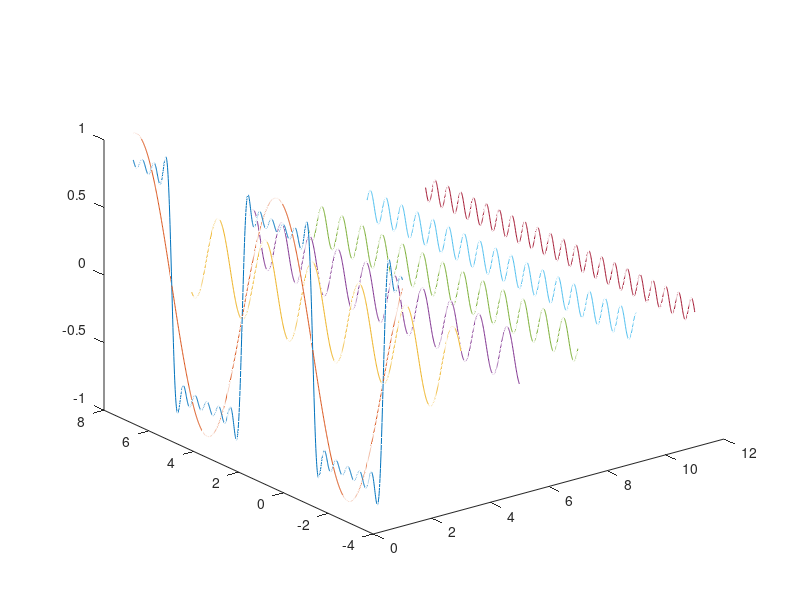

The MATLAB script that drew this image:
%fs=10000;
%N=20000;
%n=0:N-1;
%t=n/fs;
%f=n*fs/N;
%x=sin(10*pi*t);
%y=abs(fft(x));
%plot(y);

% a=(-10:0.01:10);
% x=zeros(1,length(a));
% for k=1:10
%        a_k=(2*k-1)*a*pi;
%        x=x+sin(a_k)/(2*k-1);
% end
% 
% z=fft(x);
% y=abs(z);
% plot(y);
% figure();
% plot(x);

% a=(1:0.2:100);
% x=sin(a).*exp(-a*0.05);
% y=cos(a+pi/4).*exp(-a*0.05);
% z=a*exp(-4);
% plot3(x,y,z);
% hold on;
% x_z=zeros(1,length(x))-1;
% plot3(x_z,y,z);
% hold on;
% y_z=zeros(1,length(x))-1;
% plot3(x,y_z,z);
% hold on;
% z_z=zeros(1,length(x));
% plot3(x,y,z_z);

t=-4:0.01:8;
len=length(t);

z1=sin(t);
z2=sin(3*t)/3;
z3=sin(5*t)/5;
z4=sin(7*t)/7;
z5=sin(9*t)/9;
z6=sin(11*t)/11;
Z=z1+z2+z3+z4+z5+z6;

w=ones(1,len);
plot3(w,t,Z);
hold on;

plot3(w,t,z1);
hold on;

for i=1:len
    w(i)=3;
end
plot3(w,t,z2);
hold on;

for i=1:len
    w(i)=5;
end
plot3(w,t,z3);
hold on;

for i=1:len
    w(i)=7;
end
plot3(w,t,z4);
hold on;

for i=1:len
    w(i)=9;
end
plot3(w,t,z5);
hold on;

for i=1:len
    w(i)=11;
end
plot3(w,t,z6);


